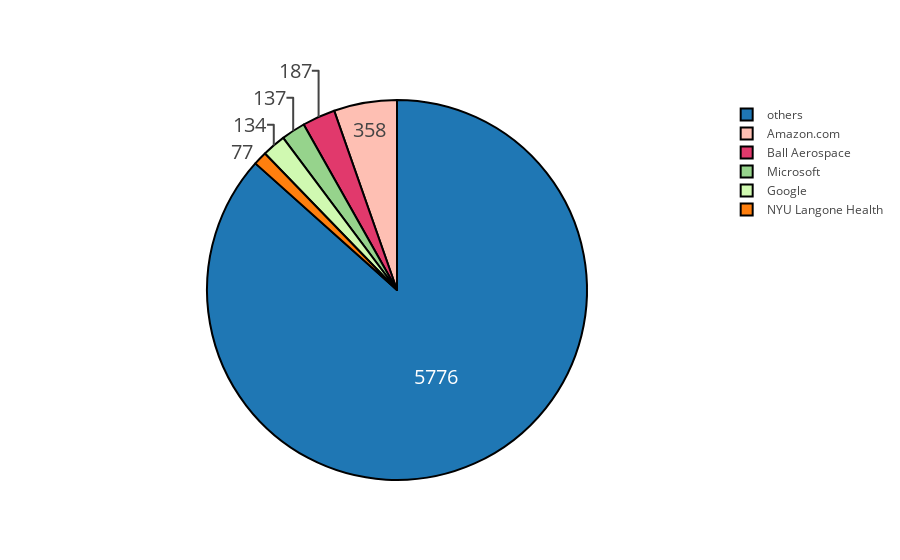

The cell this chart's notebook holds for it:
### Code cell
labels = ['Oxygen','Hydrogen','Carbon_Dioxide','Nitrogen']

trace = go.Pie(labels=df_company.index, values=df_company.values,
               hoverinfo='label+percent', textinfo='value', 
               textfont=dict(size=20),
               marker=dict(colors=colors, 
                           line=dict(color='#000000', width=2)))

iplot([trace])

### Figure 1 — Plotly figure (JSON) as saved in the notebook; plotly's stock layout.template omitted (floating-point values rounded to 4 significant figures)
{"data": [{"hoverinfo": "label+percent", "labels": ["Amazon.com", "Ball Aerospace", "Microsoft", "Google", "NYU Langone Health", "others"], "marker": {"colors": ["#FEBFB3", "#E1396C", "#96D38C", "#D0F9B1"], "line": {"color": "#000000", "width": 2}}, "textfont": {"size": 20}, "textinfo": "value", "type": "pie", "uid": "66cca91e-796d-43b8-bf4b-3183f6315b91", "values": [358, 187, 137, 134, 77, 5776]}], "layout": {"autosize": true}}
